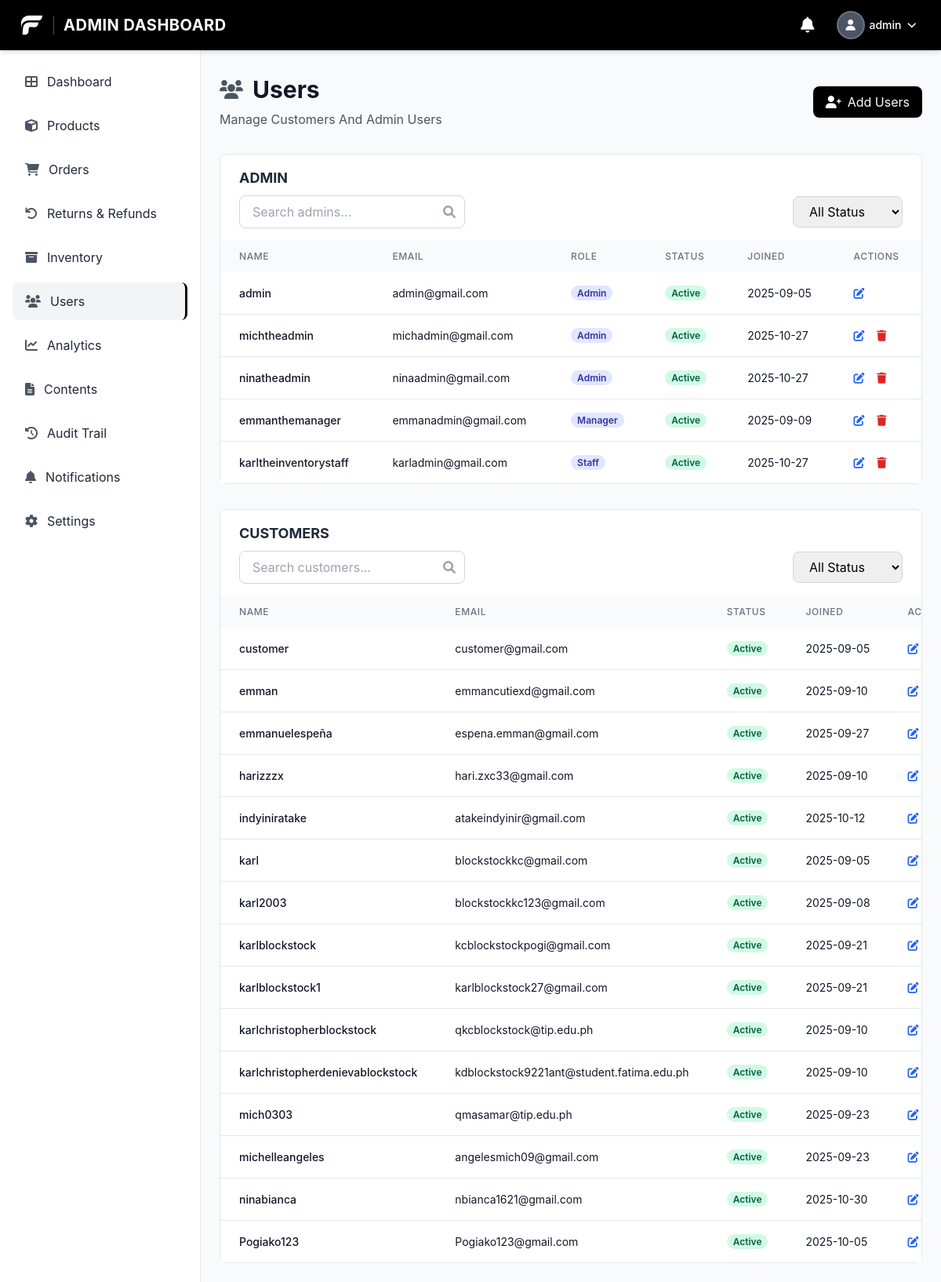
/admin/users.php (signed in), run on the app's committed database.
### tables this page shows
CREATE TABLE `users` (
  `user_id` bigint(20) UNSIGNED NOT NULL,
  `username` varchar(100) NOT NULL,
  `email` varchar(150) NOT NULL,
  `phone` varchar(20) DEFAULT NULL,
  `date_of_birth` date DEFAULT NULL,
  `address` varchar(255) DEFAULT NULL,
  `password_hash` varchar(255) DEFAULT NULL,
  `google_id` varchar(255) DEFAULT NULL,
  `role` enum('admin','manager','staff','customer') NOT NULL DEFAULT 'customer',
  `status` enum('active','inactive','suspended') NOT NULL DEFAULT 'active',
  `created_at` timestamp NOT NULL DEFAULT current_timestamp(),
  `updated_at` timestamp NOT NULL DEFAULT current_timestamp() ON UPDATE current_timestamp(),
  `last_login` timestamp NULL DEFAULT NULL,
  `first_name` varchar(100) DEFAULT NULL,
  `last_name` varchar(100) DEFAULT NULL,
  `profile_picture` varchar(255) DEFAULT NULL,
  `otp` varchar(6) DEFAULT NULL,
  `otp_expiry` datetime DEFAULT NULL
);

### admin/users.php (the view, shortened to what this page needs)
<?php
require_once '../includes/admin_sidebar.php';
$pdo = getDBConnection();
$isAdmin = isset($_SESSION['role']) && $_SESSION['role'] === 'admin';
$adminSearch = $_GET['admin_search'] ?? '';
$adminStatus = $_GET['admin_status'] ?? '';
$customerSearch = $_GET['customer_search'] ?? '';
$customerStatus = $_GET['customer_status'] ?? '';
$adminConds = ["role IN ('admin','manager','staff')"];
$adminParams = [];
$adminWhere = 'WHERE ' . implode(' AND ', $adminConds);
$adminSql = "SELECT user_id, username, email, role, status, created_at FROM users $adminWhere ORDER BY FIELD(role,'admin','manager','staff'), username";
$adminStmt = $pdo->prepare($adminSql);
$adminStmt->execute($adminParams);
$admins = $adminStmt->fetchAll();
$custConds = ["role = 'customer'"];
$custParams = [];
$custWhere = 'WHERE ' . implode(' AND ', $custConds);
$custSql = "SELECT user_id, username, email, role, status, created_at FROM users $custWhere ORDER BY username";
$custStmt = $pdo->prepare($custSql);
$custStmt->execute($custParams);
$customers = $custStmt->fetchAll();
?>
<!DOCTYPE html>
<html lang="en">
<head>
    <script src="https://cdn.tailwindcss.com"></script>
    <link href="https://cdnjs.cloudflare.com/ajax/libs/font-awesome/6.0.0/css/all.min.css" rel="stylesheet">
    <link rel="stylesheet" href="../css/style.css">
</head>
<body class="font-body bg-gray-50">
    <?php require_once '../includes/admin_header.php'; ?>
    <main class="ml-64 pt-24 pb-6 px-6">
        <div class="mb-8">
            <div class="flex items-center justify-between">
                <div>
                    <div class="flex items-center space-x-3 mb-2"><i class="fas fa-users text-2xl text-gray-600"></i><h1 class="text-3xl font-bold text-gray-900">Users</h1></div>
                    <p class="text-gray-600">Manage Customers And Admin Users</p>
                </div>
                <?php if ($isAdmin): ?>
                <button onclick="openAddAdmin()" class="px-4 py-2 bg-black text-white rounded-lg"><i class="fas fa-user-plus mr-2"></i>Add Users</button>
                <?php endif; ?>
            </div>
        </div>
        <div class="bg-white rounded-lg border border-gray-200 mb-8">
            <div class="overflow-x-auto">
                <h3 class="text-lg font-bold text-gray-800 px-6 pt-4 pb-2">ADMIN</h3>
                <div class="flex flex-col lg:flex-row lg:items-center lg:justify-between gap-2 px-6 pb-4">
                    <div class="relative">
                        <input id="adminSearch" type="text" placeholder="Search admins..." class="w-full sm:w-72 pl-4 pr-10 py-2 rounded-lg border border-gray-300" value="<?php echo htmlspecialchars($adminSearch); ?>" onkeypress="if(event.key==='Enter') filterAdmin()">
                        <i class="fas fa-search absolute right-3 top-1/2 -translate-y-1/2 text-gray-400"></i>
                    </div>
                    <div>
                        <select id="adminStatus" class="px-4 py-2 rounded-lg border border-gray-300" onchange="filterAdmin()">
                            <option value="" <?php echo $adminStatus===''?'selected':''; ?>>All Status</option>
                        </select>
                    </div>
                </div>
                <table class="w-full">
                    <thead class="bg-gray-50"><tr>
                        <th class="px-6 py-3 text-left text-xs font-medium text-gray-500 uppercase tracking-wider">Name</th>
                        <th class="px-6 py-3 text-left text-xs font-medium text-gray-500 uppercase tracking-wider">Email</th>
                        <th class="px-6 py-3 text-left text-xs font-medium text-gray-500 uppercase tracking-wider">Role</th>
                        <th class="px-6 py-3 text-left text-xs font-medium text-gray-500 uppercase tracking-wider">Status</th>
                        <th class="px-6 py-3 text-left text-xs font-medium text-gray-500 uppercase tracking-wider">Joined</th>
                        <th class="px-6 py-3 text-left text-xs font-medium text-gray-500 uppercase tracking-wider">Actions</th>
                    </tr></thead>
                    <tbody class="bg-white divide-y divide-gray-200">
                    <?php if (empty($admins)): ?>
                        <tr><td colspan="6" class="px-6 py-12 text-center text-gray-500"><i class="fas fa-users text-4xl mb-4"></i><p>No admin/staff accounts</p></td></tr>
                    <?php else: foreach ($admins as $u): ?>
                        <tr class="hover:bg-gray-50">
                            <td class="px-6 py-4 whitespace-nowrap text-sm font-medium text-gray-900"><?php echo htmlspecialchars($u['username']); ?></td>
                            <td class="px-6 py-4 whitespace-nowrap text-sm text-gray-900"><?php echo htmlspecialchars($u['email']); ?></td>
                            <td class="px-6 py-4 whitespace-nowrap text-sm">
                                <?php if (in_array($u['role'], ['admin','manager','staff'])): ?>
                                    <span class="badge badge-admin"><?php echo htmlspecialchars(ucfirst($u['role'])); ?></span>
                                <?php else: ?>
                                    <span class="badge badge-customer">Customer</span>
                                <?php endif; ?>
                            </td>
                            <td class="px-6 py-4 whitespace-nowrap text-sm">
                                <?php if ($u['status'] === 'active'): ?>
                                    <span class="badge badge-active">Active</span>
                                <?php else: ?>
                                    <span class="badge badge-suspended"><?php echo htmlspecialchars(ucfirst($u['status'])); ?></span>
                                <?php endif; ?>
                            </td>
                            <td class="px-6 py-4 whitespace-nowrap text-sm text-gray-900"><?php echo date('Y-m-d', strtotime($u['created_at'])); ?></td>
                            <td class="px-6 py-4 whitespace-nowrap text-sm font-medium">
                                <button class="text-blue-600 hover:text-blue-900" onclick="openEdit(<?php echo $u['user_id']; ?>,'<?php echo htmlspecialchars($u['username'], ENT_QUOTES); ?>','<?php echo htmlspecialchars($u['email'], ENT_QUOTES); ?>','<?php echo $u['role']; ?>','<?php echo $u['status']; ?>')"><i class="fas fa-edit"></i></button>
                                <?php if ($isAdmin && in_array($u['role'], ['admin','manager','staff']) && intval($u['user_id']) !== intval($_SESSION['user_id'])): ?>
                                <button class="text-red-600 hover:text-red-900 ml-3" onclick="confirmDelete(<?php echo $u['user_id']; ?>)"><i class="fas fa-trash"></i></button>
                                <?php endif; ?>
                            </td>
                        </tr>
                    <?php endforeach; endif; ?>
                    </tbody>
                </table>
            </div>
        </div>
        <div class="bg-white rounded-lg border border-gray-200">
            <div class="overflow-x-auto">
                <h3 class="text-lg font-bold text-gray-800 px-6 pt-4 pb-2">CUSTOMERS</h3>
                <div class="flex flex-col lg:flex-row lg:items-center lg:justify-between gap-2 px-6 pb-4">
                    <div class="relative">
                        <input id="customerSearch" type="text" placeholder="Search customers..." class="w-full sm:w-72 pl-4 pr-10 py-2 rounded-lg border border-gray-300" value="<?php echo htmlspecialchars($customerSearch); ?>" onkeypress="if(event.key==='Enter') filterCustomer()">
                        <i class="fas fa-search absolute right-3 top-1/2 -translate-y-1/2 text-gray-400"></i>
                    </div>
                    <div>
                        <select id="customerStatus" class="px-4 py-2 rounded-lg border border-gray-300" onchange="filterCustomer()">
                            <option value="" <?php echo $customerStatus===''?'selected':''; ?>>All Status</option>
                        </select>
                    </div>
                </div>
                <table class="w-full">
                    <thead class="bg-gray-50"><tr>
                        <th class="px-6 py-3 text-left text-xs font-medium text-gray-500 uppercase tracking-wider">Name</th>
                        <th class="px-6 py-3 text-left text-xs font-medium text-gray-500 uppercase tracking-wider">Email</th>
                        <th class="px-6 py-3 text-left text-xs font-medium text-gray-500 uppercase tracking-wider">Status</th>
                        <th class="px-6 py-3 text-left text-xs font-medium text-gray-500 uppercase tracking-wider">Joined</th>
                        <th class="px-6 py-3 text-left text-xs font-medium text-gray-500 uppercase tracking-wider">Actions</th>
                    </tr></thead>
                    <tbody class="bg-white divide-y divide-gray-200">
                    <?php if (empty($customers)): ?>
                        <tr><td colspan="5" class="px-6 py-12 text-center text-gray-500"><i class="fas fa-user text-4xl mb-4"></i><p>No customers found</p></td></tr>
                    <?php else: foreach ($customers as $u): ?>
                        <tr class="hover:bg-gray-50">
                            <td class="px-6 py-4 whitespace-nowrap text-sm font-medium text-gray-900"><?php echo htmlspecialchars($u['username']); ?></td>
                            <td class="px-6 py-4 whitespace-nowrap text-sm text-gray-900"><?php echo htmlspecialchars($u['email']); ?></td>
                            <td class="px-6 py-4 whitespace-nowrap text-sm">
                                <?php if ($u['status'] === 'active'): ?>
                                    <span class="badge badge-active">Active</span>
                                <?php else: ?>
                                    <span class="badge badge-suspended"><?php echo htmlspecialchars(ucfirst($u['status'])); ?></span>
                                <?php endif; ?>
                            </td>
                            <td class="px-6 py-4 whitespace-nowrap text-sm text-gray-900"><?php echo date('Y-m-d', strtotime($u['created_at'])); ?></td>
                            <td class="px-6 py-4 whitespace-nowrap text-sm font-medium">
                                <button class="text-blue-600 hover:text-blue-900" onclick="openEdit(<?php echo $u['user_id']; ?>,'<?php echo htmlspecialchars($u['username'], ENT_QUOTES); ?>','<?php echo htmlspecialchars($u['email'], ENT_QUOTES); ?>','customer','<?php echo $u['status']; ?>')"><i class="fas fa-edit"></i></button>
                            </td>
                        </tr>
                    <?php endforeach; endif; ?>
                    </tbody>
                </table>
            </div>
        </div>
    </main>
</body>
</html>

### css/style.css (style rules this page uses)
:root { --primary: #059669; --secondary: #10b981; --accent: #10b981; --muted: #f1f5f9; --foreground: #475569; --border: #e5e7eb; }
.font-body { font-family: 'DM Sans', -apple-system, BlinkMacSystemFont, 'Segoe UI', Roboto, 'Helvetica Neue', Arial, sans-serif; }
body, html { font-family: 'DM Sans', -apple-system, BlinkMacSystemFont, 'Segoe UI', Roboto, 'Helvetica Neue', Arial, sans-serif; }
h1, h2, h3, h4, h5, h6 { font-family: 'Space Grotesk', -apple-system, BlinkMacSystemFont, 'Segoe UI', Roboto, 'Helvetica Neue', Arial, sans-serif; }

### admin/users.php (style rules this page uses)
.badge { padding:2px 8px; border-radius:9999px; font-size:12px; font-weight:600; }
.badge-admin { background:#e0e7ff; color:#3730a3; }
.badge-active { background:#d1fae5; color:#065f46; }

### data on the page
users: username "admin", email "admin@gmail.com", role "Admin", status "Active", created_at "2025-09-05"
users: username "michtheadmin", email "michadmin@gmail.com", role "Admin", status "Active", created_at "2025-10-27"
users: username "ninatheadmin", email "ninaadmin@gmail.com", role "Admin", status "Active", created_at "2025-10-27"
users: username "emmanthemanager", email "emmanadmin@gmail.com", role "Manager", status "Active", created_at "2025-09-09"
users: username "karltheinventorystaff", email "karladmin@gmail.com", role "Staff", status "Active", created_at "2025-10-27"
users: username "customer", email "customer@gmail.com", status "Active", created_at "2025-09-05"
users: username "emman", email "emmancutiexd@gmail.com", status "Active", created_at "2025-09-10"
users: username "emmanuelespeña", email "espena.emman@gmail.com", status "Active", created_at "2025-09-27"
users: username "harizzzx", email "hari.zxc33@gmail.com", status "Active", created_at "2025-09-10"
users: username "indyiniratake", email "atakeindyinir@gmail.com", status "Active", created_at "2025-10-12"
users: username "karl", email "blockstockkc@gmail.com", status "Active", created_at "2025-09-05"
users: username "karl2003", email "blockstockkc123@gmail.com", status "Active", created_at "2025-09-08"
users: username "karlblockstock", email "kcblockstockpogi@gmail.com", status "Active", created_at "2025-09-21"
users: username "karlblockstock1", email "karlblockstock27@gmail.com", status "Active", created_at "2025-09-21"
users: username "karlchristopherblockstock", email "qkcblockstock@tip.edu.ph", status "Active", created_at "2025-09-10"
users: username "karlchristopherdenievablockstock", email "kdblockstock9221ant@student.fatima.edu.ph", status "Active", created_at "2025-09-10"
users: username "mich0303", email "qmasamar@tip.edu.ph", status "Active", created_at "2025-09-23"
users: username "michelleangeles", email "angelesmich09@gmail.com", status "Active", created_at "2025-09-23"
users: username "ninabianca", email "nbianca1621@gmail.com", status "Active", created_at "2025-10-30"
users: username "Pogiako123", email "Pogiako123@gmail.com", status "Active", created_at "2025-10-05"

### other printed values
$_SESSION['username'] "admin"
$item['text'] "Dashboard"
$item['text'] "Products"
$item['text'] "Orders"
$item['text'] "Returns & Refunds"
$item['text'] "Inventory"
$item['text'] "Users"
$item['text'] "Analytics"
$item['text'] "Contents"
$item['text'] "Audit Trail"
$item['text'] "Notifications"
$item['text'] "Settings"
